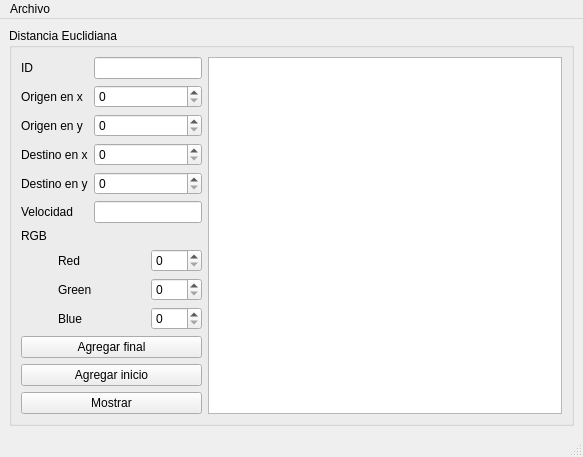
<?xml version="1.0" encoding="UTF-8"?>
<ui version="4.0">
 <class>MainWindow</class>
 <widget class="QMainWindow" name="MainWindow">
  <property name="geometry">
   <rect>
    <x>0</x>
    <y>0</y>
    <width>583</width>
    <height>426</height>
   </rect>
  </property>
  <property name="windowTitle">
   <string>Distancia Euclidiana - Andres Sanchez Avalos</string>
  </property>
  <property name="windowIcon">
   <iconset>
    <normaloff>../../../Proyectos/Pentachoron/Logo Oficial recortado.png</normaloff>../../../Proyectos/Pentachoron/Logo Oficial recortado.png</iconset>
  </property>
  <widget class="QWidget" name="centralwidget">
   <layout class="QGridLayout" name="gridLayout_2">
    <item row="0" column="1">
     <widget class="QGroupBox" name="groupBox">
      <property name="title">
       <string>Distancia Euclidiana</string>
      </property>
      <layout class="QGridLayout" name="gridLayout">
       <item row="0" column="0">
        <widget class="QLabel" name="label">
         <property name="text">
          <string>ID</string>
         </property>
        </widget>
       </item>
       <item row="0" column="2" colspan="2">
        <widget class="QLineEdit" name="identificador_lineEdit"/>
       </item>
       <item row="0" column="4" rowspan="13">
        <widget class="QPlainTextEdit" name="salida"/>
       </item>
       <item row="1" column="0" colspan="2">
        <widget class="QLabel" name="label_2">
         <property name="text">
          <string>Origen en x</string>
         </property>
        </widget>
       </item>
       <item row="1" column="2" colspan="2">
        <widget class="QSpinBox" name="origen_x_spinBox">
         <property name="minimum">
          <number>0</number>
         </property>
         <property name="maximum">
          <number>500</number>
         </property>
        </widget>
       </item>
       <item row="2" column="0" colspan="2">
        <widget class="QLabel" name="label_3">
         <property name="text">
          <string>Origen en y</string>
         </property>
        </widget>
       </item>
       <item row="2" column="2" colspan="2">
        <widget class="QSpinBox" name="origen_y_spinBox">
         <property name="minimum">
          <number>0</number>
         </property>
         <property name="maximum">
          <number>500</number>
         </property>
        </widget>
       </item>
       <item row="3" column="0" colspan="2">
        <widget class="QLabel" name="label_4">
         <property name="text">
          <string>Destino en x</string>
         </property>
        </widget>
       </item>
       <item row="3" column="2" colspan="2">
        <widget class="QSpinBox" name="destino_x_spinBox">
         <property name="maximum">
          <number>500</number>
         </property>
        </widget>
       </item>
       <item row="4" column="0" colspan="2">
        <widget class="QLabel" name="label_5">
         <property name="text">
          <string>Destino en y</string>
         </property>
        </widget>
       </item>
       <item row="4" column="2" colspan="2">
        <widget class="QSpinBox" name="destino_y_spinBox">
         <property name="minimum">
          <number>0</number>
         </property>
         <property name="maximum">
          <number>500</number>
         </property>
        </widget>
       </item>
       <item row="5" column="0" colspan="2">
        <widget class="QLabel" name="label_6">
         <property name="text">
          <string>Velocidad</string>
         </property>
        </widget>
       </item>
       <item row="5" column="2" colspan="2">
        <widget class="QLineEdit" name="velocidad_lineEdit"/>
       </item>
       <item row="6" column="0" colspan="2">
        <widget class="QLabel" name="label_8">
         <property name="text">
          <string>RGB</string>
         </property>
        </widget>
       </item>
       <item row="7" column="1" colspan="2">
        <widget class="QLabel" name="label_7">
         <property name="text">
          <string>Red</string>
         </property>
        </widget>
       </item>
       <item row="7" column="3">
        <widget class="QSpinBox" name="red_spinBox">
         <property name="minimum">
          <number>0</number>
         </property>
         <property name="maximum">
          <number>255</number>
         </property>
        </widget>
       </item>
       <item row="8" column="1" colspan="2">
        <widget class="QLabel" name="label_10">
         <property name="text">
          <string>Green</string>
         </property>
        </widget>
       </item>
       <item row="8" column="3">
        <widget class="QSpinBox" name="green_spinBox">
         <property name="minimum">
          <number>0</number>
         </property>
         <property name="maximum">
          <number>255</number>
         </property>
        </widget>
       </item>
       <item row="9" column="1" colspan="2">
        <widget class="QLabel" name="label_9">
         <property name="text">
          <string>Blue</string>
         </property>
        </widget>
       </item>
       <item row="9" column="3">
        <widget class="QSpinBox" name="blue_spinBox">
         <property name="minimum">
          <number>0</number>
         </property>
         <property name="maximum">
          <number>255</number>
         </property>
        </widget>
       </item>
       <item row="10" column="0" colspan="4">
        <widget class="QPushButton" name="agregar_final_pushButton">
         <property name="text">
          <string>Agregar final</string>
         </property>
        </widget>
       </item>
       <item row="11" column="0" colspan="4">
        <widget class="QPushButton" name="agregar_inicio_pushButton">
         <property name="text">
          <string>Agregar inicio</string>
         </property>
        </widget>
       </item>
       <item row="12" column="0" colspan="4">
        <widget class="QPushButton" name="mostrar_pushButton">
         <property name="text">
          <string>Mostrar</string>
         </property>
        </widget>
       </item>
      </layout>
     </widget>
    </item>
   </layout>
  </widget>
  <widget class="QMenuBar" name="menubar">
   <property name="geometry">
    <rect>
     <x>0</x>
     <y>0</y>
     <width>583</width>
     <height>21</height>
    </rect>
   </property>
   <widget class="QMenu" name="menuArchivo">
    <property name="title">
     <string>Archivo</string>
    </property>
    <addaction name="actionAbrir"/>
    <addaction name="actionGuardar"/>
   </widget>
   <addaction name="menuArchivo"/>
  </widget>
  <widget class="QStatusBar" name="statusbar"/>
  <action name="actionAbrir">
   <property name="icon">
    <iconset>
     <normaloff>../../../Proyectos/Pentachoron/Abrir.png</normaloff>../../../Proyectos/Pentachoron/Abrir.png</iconset>
   </property>
   <property name="text">
    <string>Abrir</string>
   </property>
   <property name="shortcut">
    <string>Ctrl+O</string>
   </property>
  </action>
  <action name="actionGuardar">
   <property name="icon">
    <iconset>
     <normaloff>../../../Proyectos/Pentachoron/Guardar.png</normaloff>../../../Proyectos/Pentachoron/Guardar.png</iconset>
   </property>
   <property name="text">
    <string>Guardar</string>
   </property>
   <property name="shortcut">
    <string>Ctrl+S</string>
   </property>
  </action>
 </widget>
 <resources/>
 <connections/>
</ui>
